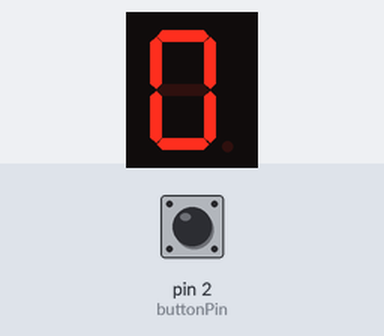
This sketch was run on a simulated Arduino Uno, built with avr-gcc and run on an emulated ATmega328P. Shown: 1-digit seven-segment display. The inputs (shaded band) are chosen by the test bench; at power-on: pin 2 (buttonPin) HIGH. Random numbers use the default seed unless the sketch sets one; what the sketch prints to the serial monitor is not drawn.

Above: at 0.1 s.
At 0.6 s:
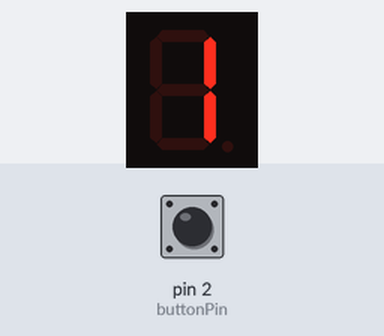
At 1.2 s:
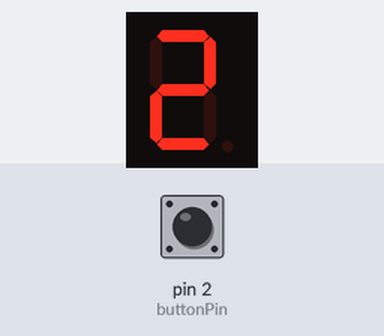
1.3 s: pin 2 (buttonPin) pulled LOW for 0.15 s
Timing chart, 0 to 4.3 s (numbered marks = the images above; inputs shaded):
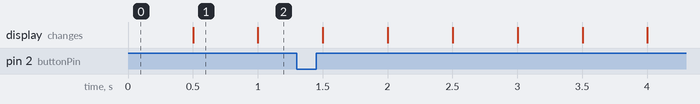

Measured:
- what the display in image 1 shows lasts 0.5 s, from 0.5 s to 1.0 s

The sketch:

mhakim4lab7.ino
```cpp
/*
   1- Author: Muhammad Hakim - UIN: 667621373
   2- Lab: Lab 7 - Interrupts
   3- Description:The code is designed to implement a game with a seven-segment display, a push button, and a serial monitor.
      The seven-segment display will loop through digits 0-9, incrementing twice every second.
      The serial monitor will randomly select a number from 0-9 and display it.
      When the push button is pressed, an interrupt function will be called.
      If the random number displayed on the seven-segment display is 7 and the button is pressed at that moment,
      the serial monitor will display the message "Congratulations! You pressed at the correct number."
      and a new random number will be displayed on the monitor to start the game again.
      If the button is pressed at any other time or the random number displayed is not 7,
      the serial monitor will display the message "Oops! You stopped at the wrong number. Resuming the game."
      but the game will continue with the same random number until the button is pressed at the correct time.
   4-Lab Questions:
      What is the purpose of a current-limiting resistor in a seven-segment display circuit? - The purpose of a current-limiting resistor in a seven-segment display circuit is to limit the amount of current flowing through the LEDs in the display.
        LEDs are current-controlled devices,which means that the amount of current flowing through them determines the amount of light they emit.
        If too much current flows through the LEDs, they can be damaged or even destroyed.
        Therefore, a current-limiting resistor is placed in series with each LED segment in the seven-segment display to ensure that the current through the LED is limited to a safe value.
        The value of the resistor is chosen such that the voltage drop across it and the voltage drop across the LED add up to the supply voltage.
        This ensures that the current through the LED is limited to a safe value.
      Can you display special characters? If yes, How? - Yes, it is possible to display special characters on a seven-segment display.
       This can be done by using a microcontroller to control the individual segments of the display and programming it to display the desired characters.
      What are some common applications of seven-segment displays? -Digital clocks: Seven-segment displays are widely used in digital clocks to display the current time in hours and minutes.
        Calculators: Seven-segment displays are used in calculators to display numerical values, mathematical operations, and other functions.
        Counters: Seven-segment displays can be used to count and display the number of items produced in a factory or the number of people who have entered a building.
        Measuring instruments: Seven-segment displays can be used in various measuring instruments like multimeters, voltmeters, ammeters, and frequency meters to display the measured values.
        Automotive displays: Seven-segment displays can be used in automobiles to display the speedometer, tachometer, and fuel level.
        Scoreboards: Seven-segment displays can be used in sports scoreboards to display the score, time remaining, and other important information.
   5- References: https://www.electronics-tutorials.ws/blog/7-segment-display-tutorial.html
      https://lastminuteengineers.com/seven-segment-arduino-tutorial/
      https://www.youtube.com/watch?v=QhIm6e5AH44&ab_channel=PaulMcWhorter
      https://www.youtube.com/watch?v=9VZUb5cMrV0&ab_channel=CoreElectronics
   6- Demo: "Demonstration uploaded to VoiceThread"
*/
#include <SevSeg.h>

SevSeg sevseg; // Create an instance of the SevSeg library

int buttonPin = 2; // Set the button pin to digital pin 2
int randomNumber; // Variable to store the random number
int currentNumber = 0; // Variable to keep track of the current number on the display

void setup() {
  //Set to 1 for single digit display
	byte numDigits = 1;
  //defines common pins while using multi-digit display. Left empty as we have a single digit display
	byte digitPins[] = {};
  //Defines arduino pin connections in order: A, B, C, D, E, F, G, DP
	byte segmentPins[] = {4, 3, 5, 6, 7, 8, 9, 10};
	bool resistorsOnSegments = true;
  randomSeed(analogRead(0)); // Seed the random number generator with an analog value
  randomNumber = random(10); // Generate a random number between 0 and 9
  Serial.begin(9600); // Initialize serial communication
  Serial.print("The selected random Number is : "); // Print the random number to the serial monitor
  Serial.println(randomNumber);
  sevseg.begin(COMMON_CATHODE, numDigits, digitPins, segmentPins, resistorsOnSegments); // Initialize the SevSeg library
  pinMode(buttonPin, INPUT_PULLUP); // Set the button pin to INPUT_PULLUP mode to use internal pull-up resistor
  attachInterrupt(digitalPinToInterrupt(buttonPin), buttonInterrupt, FALLING); // Attach the button interrupt to the FALLING edge of the button pin
}

void loop() {
  sevseg.setNumber(currentNumber); // Set the current number to be displayed on the seven-segment display
  sevseg.refreshDisplay(); // Refresh the display to show the current number

  currentNumber++; // Increment the current number
  if (currentNumber > 9) { // If the current number goes over 9, reset it to 0
    currentNumber = 0;
  }

  delay(500); // Delay for 500 milliseconds to create a two-second cycle
}

void buttonInterrupt() {
  int buttonState = digitalRead(buttonPin); // Read the button state
  if (buttonState == LOW) { // If the button is pressed
    if (currentNumber == randomNumber) { // If the current number matches the random number
      Serial.println("Congratulations! You pressed at the correct number."); // Print the success message
      Serial.println("Game is restarting...");
      randomNumber = random(10); // Generate a new random number
      Serial.print("The selected random Number is : "); // Print the new random number
      Serial.println(randomNumber);
      currentNumber = 0; // Reset the current number to 0
    } else { // If the current number does not match the random number
      Serial.println("Oops! You stopped at the wrong number. Resuming the game."); // Print the failure message
      Serial.print("The selected random Number is : ");
      Serial.println(randomNumber);
    }
  }
}
```
